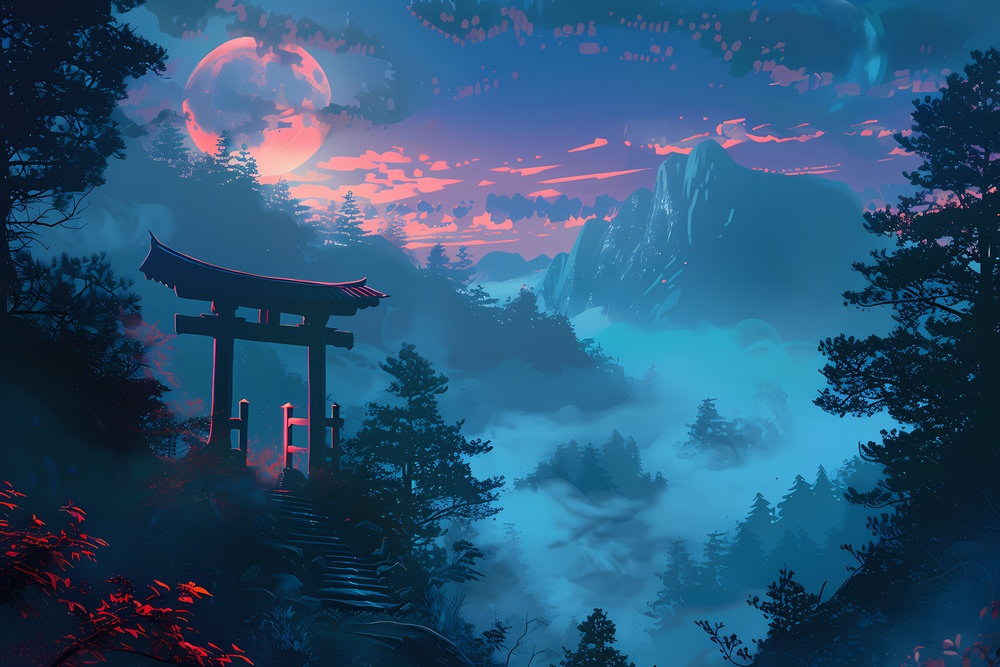
#> input picture Lab Experiments/image.jpg, 1000 x 667 px, shrunk from 5376 x 3584 before the run
$ python 'exp 3.py'
#> lines starting #> are read from the running program, lines starting #| are printed output that depends on the picture
import cv2

img = cv2.imread("image.jpg")
#> img is the input picture: shape (667, 1000, 3); mean B, G, R 117.6, 84.1, 42.4
gray = cv2.cvtColor(img, cv2.COLOR_BGR2GRAY)
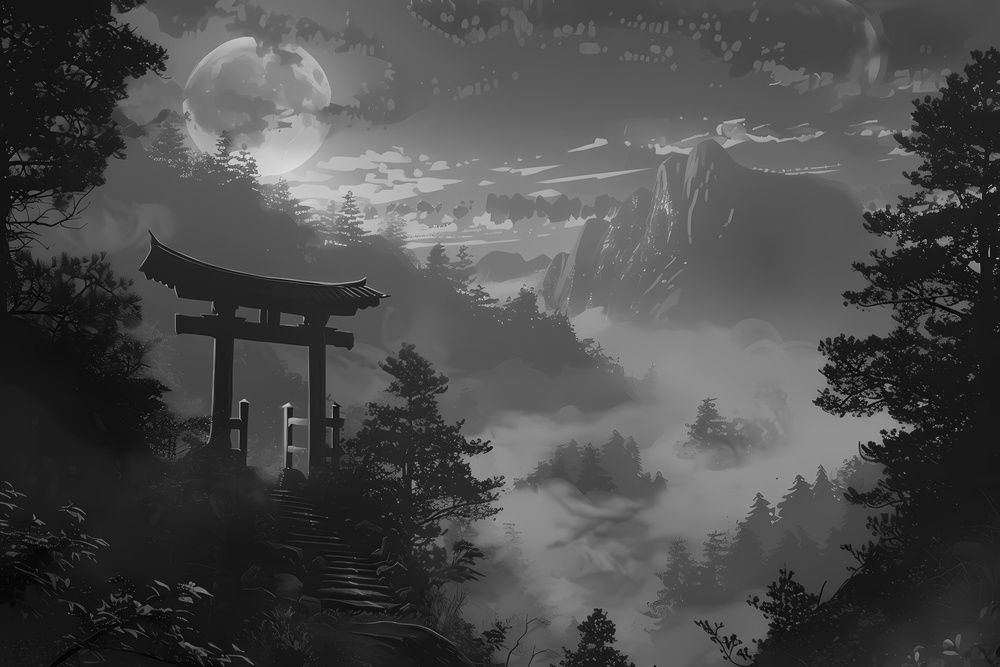
#> gray: shape (667, 1000); min 1, max 232, mean 75.5

edges = cv2.Canny(gray, 100, 200)
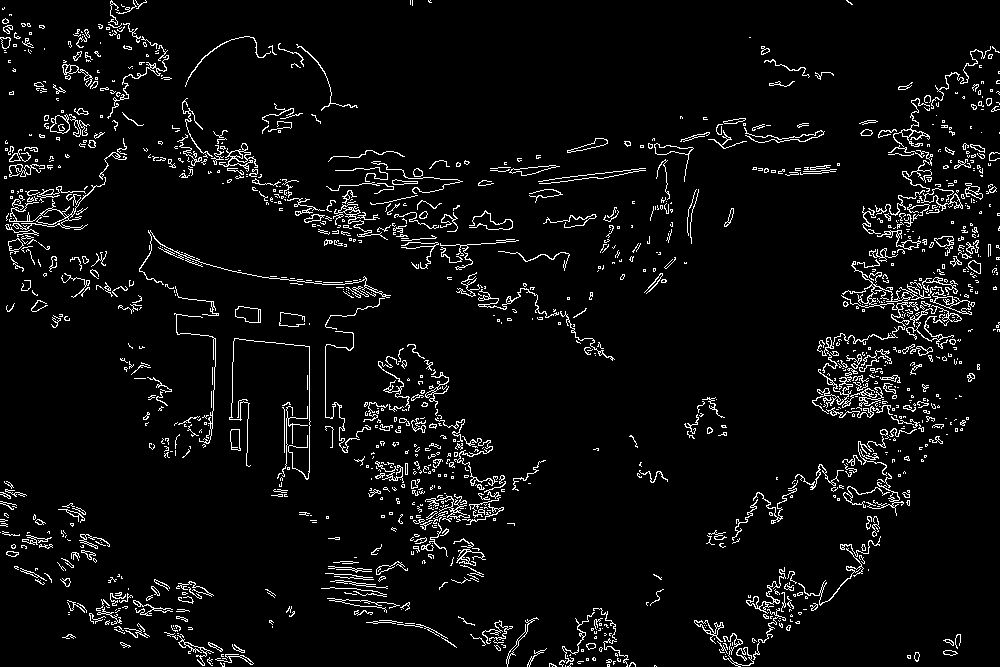
#> edges: shape (667, 1000); 5.1% white in thin lines or dots

cv2.imshow("Original", img)
cv2.imshow("Outline", edges)

cv2.waitKey(0)
cv2.destroyAllWindows()
